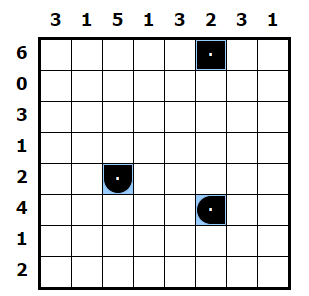
#> input picture images/puzzle8.PNG, 309 x 296 px
$ jupyter execute --allow-errors 'Battleship Solitaire Solver.ipynb'
#> lines starting #> are read from the running program, lines starting #| are printed output that depends on the picture
# Battleship Solitaire'i lahendaja

## Idee
Tegemist on lihtsa tehisintellektiga, mis lahendab pildi pealt Battleship Solitaire'i. Selle kasutamiseks lae üles pilt ning tehisintellekt lahendab selle su eest ära.

Hetkeseisuga saab mäng aru lehest https://www.puzzle-battleships.com/

## Autorid
Oliver Savolainen, Märt Tender, Kaur Vali

## Kasutatud funktsionaalsed blokid
- Pildituvastus, et selgitada ära hetkesed positsioonid.
- Lihtne reegite alusel intellekt.
- Katse-eksituse teel lahendaja.

## Impordid

[cell 1]
## Importid piltide jaoks
import cv2 as cv
import numpy as np
import matplotlib
from matplotlib import pyplot as plt
# listide kopeerimiseks
from copy import copy, deepcopy

## Pildituvastuse osa

[cell 2]
#Loe pilt
img_rgb = cv.imread('images/puzzle8.PNG')
#> img_rgb is the input picture: shape (296, 309, 3); mean B, G, R 228.3, 228, 227.7
# Mustvalge igaks juhuks
img_gray = cv.cvtColor(img_rgb, cv.COLOR_BGR2GRAY)

plt.figure(figsize=(4,4))
plt.imshow(img_rgb)

[cell 3]
#meetod matchTemplate kasutades ruutude asukohtade leidmiseks
#iga erineva ruudu kohta on 5 versiooni template, et kindlasti kõik ruudud üles leida ja vältida, millegi mitte nägemist
#puzzle_rgb-pilt, templateFile - template, mida kasutatakse, version - versioon kaustas
# allFound - järjend, kus kõik asukohad kirjas
def findTemplate(puzzle_rgb,templateFile,version,allFound):
    template = cv.imread('images/' + 'square'+templateFile+'/' + version + '.PNG')
    templates = []
    #lisame template 4 erinevat pidi, et kõikvõimalikud leitakse
    templates.append(template)
    templates.append(cv.rotate(template, cv.ROTATE_90_COUNTERCLOCKWISE))
    templates.append(cv.rotate(template, cv.ROTATE_90_CLOCKWISE))
    templates.append(cv.rotate(template, cv.ROTATE_180))
    w, h = template.shape[::-2]
    for i in range(len(templates)):
        res = cv.matchTemplate(puzzle_rgb,templates[i], cv.TM_CCOEFF_NORMED)
        #0.96 hetkel maksimaalne threshold, mis leiab pea alati mingi versiooni lauast
        # kõrgema korral enamasti mingeid ruutusid ei leia, madalama korral merd ja tühja ruutu tihti ei eristata
        threshold = 0.96
        loc = np.where(res >= threshold)
        for pt in zip(*loc[::-1]):
            alreadyThere = False
            for found in allFound:
                #iga leitud asukoha korral kontrollime ega tegemist pole juba leitud ruuduga
                if abs(found[0] - pt[0]) < 10 and abs(found[1]-pt[1]) < 10:
                    alreadyThere = True
                    break
            if not alreadyThere:
                #kui pole varem leitud ruut, lisame vastavalt nimele selle allFoundi
                #'None' template ehk hetkel tühi ruut on None tüüpi
                if templateFile == 'None':
                    allFound.append((pt[0],pt[1],None))
                #2 korral ehk poolringi taolisel ruudul on 4 erinevat varianti, nii et anname vastavalt järjekorrale õige variandi
                elif templateFile == '2':
                    allFound.append((pt[0],pt[1],int(templateFile)*(i+1)))
                else:
                    allFound.append((pt[0],pt[1],int(templateFile)))
                # rectangle(pilt, algusnurk (koordinaadid), lõppnurk, värv (BGR), joone paksus)
                cv.rectangle(puzzle_rgb, pt, (pt[0]+w, pt[1]+h), (0,255,255), 1)

[cell 4]
#meetod kõikide ruutude leidmiseks ja kontrolliks, kas järjendi pikkus on ruut (siin maksimaalne 15x15, aga saab lihtsalt muuta)
def getPuzzle(img_rgb):
    allFound = []
    templates = ['0','2','1','5','None']
    for template in templates:
        for i in range(1,6):
            img_copy = img_rgb.copy()
            findTemplate(img_copy,template,'Version' + str(i),allFound)
    for i in range(1,16):
        if len(allFound) == i**2 or len(allFound) + 1 == i**2:
            return allFound
    return None

[cell 5]
# meetod asukohtade sorteerimiseks ja seejärel rea ja veeru kaupa täpsustamiseks asukohta, et ühtlased read ja veerud saada
#kasutatakse nii numbrite kui ka ruutude jaoks
# [15 lines left out: function levelRowsAndColumns, not called in this run]

[cell 6]
#kui pikkus 1 võrra ruudust lühem, leiame selle asukoha ja lisame järjendisse tühja ruuduna
#võib tekitada probleeme, kui tegelikult seal asukohas pole tühi ruut, aga üldiselt peaks töökindlamaks tegema programmi
# [32 lines left out: function fixMissingOne, not called in this run]

[cell 7]
#lõplikusse järjendite järjendisse viimine
# [30 lines left out: function coordinatesToArray, not called in this run]

[cell 8]
#leiame templatede abil veergude ja ridade täidetud ruutude arvud
# [24 lines left out: function findNumbers, not called in this run]

## Reeglipõhise lahendamise osa

### Algväärtused, mida on vaja jooksutamiseks:
Need on väärtustatud mängimise sektsioonis
* dim - mänguvälju küljepikkus
* field - mänguväli (dim x dim maatriks), kus:
    * None on tühjus
    * 1, 2, 4, 5, 6, 8 tähistavad eri kujuga laevatükke
    * 0 tähistab vett
* up - laevade kogused veergudes
* side - laevade kogused ridades
* largest - kõige pikema laeva pikkus

[cell 9]
# kui mingil real või veerul peab olema null laeva, siis teeme vastavalt terve rea või veeru mereks
# [10 lines left out: function zeros, not called in this run]

[cell 10]
# koordinaadil (x,y) oleva ruudu muutmine mereks juhul,
# kui sealne koht on veel täitmata ja see koht on mänguvälja piirides
# [49 lines left out: functions set_sea, set_ship, sides_sea, not called in this run]

[cell 11]
# loe ära mitu laevatükki on vastavas reas või veerus
# [31 lines left out: functions count_ships, all_sea, not called in this run]

[cell 12]
# loe ära mitu meretükki on vastavas reas või veerus
# [29 lines left out: functions count_sea, all_ship, not called in this run]

[cell 13]
# kõntrolli kas koordinaat (x,y) on mänguväljalt maas OR kas seal asub meri
# [21 lines left out: functions sea_or_off, fives, not called in this run]

[cell 14]
# kas koordinaadil (x,y) asub laevatükk
# [4 lines left out: function check_ship, not called in this run]


# abimeetod, et ilma erindit põhjustamata listist elemente eemaldada
def remove_if(arr, el):
    if el in arr:
        arr.remove(el)


# juhul kui koordinaadil (x,y) asub laevatükk väärtusega 3, siis võimaluse korral selgita välja laevatüki tegelik kuju
# [62 lines left out: function fix, not called in this run]

[cell 15]
# mitu iga kujuga laeva on veel mänguväljale paigutamata
# [27 lines left out: function ships_remaining, not called in this run]

[cell 16]
# mitmesse kohta mänguväljal mahuks antud suurusega laev
# mõistlik välja kutsuda ainult kõige suurema paigutamata laeva pikkusega
# [38 lines left out: function fits_size, not called in this run]

[cell 17]
# abimeetod, fill_largest() meetodis kasutamiseks
# fill_largest() leiab koha, kuhu laev tuleb panna ja siis juhul, kui laev on horisontaalne,
# kutsub välja käesoleva meetodi, et laev ja võimaluse korral otsdes olev meri, päriselt mälnguväljale panna
# [112 lines left out: functions fill_horizontal, fill_vertical, fill_largest, not called in this run]

[cell 18]
# abimeetod väljaku printimiseks, kusjuures loetavuse huvides asendatakse None-id 7-tega
# [54 lines left out: functions print_field, rules, not called in this run]

## Katse-Eksituse teel lahendamine

Juhul kui reeglitepõhine lahendus, et osanud leida lahendust, siis üritame katse-eksitus meetodiga leida sobivat lahendust.

[cell 19]
# [162 lines left out: function tryRandom, not called in this run]

def setField(inputField):
    global field
    field = deepcopy(inputField)

## Mängimine

See on funktsioon, mille väljakutsumisega saab jooksutada kogu mängu ja saada tulemus

[cell 20]
# [50 lines left out: function prettifyPrint, not called in this run]

[cell 21]
# mängimiseks vajalikud globaalsed muutujad, algväärtustame, kui seda välja jooksutada
dim = -1
largest = -1
field = []
up = []
side = []
ships_goal = []
# kas viimase tsükliiteratsiooni käigus tehti mänguväljal mõni muudatus
change = False
# globaalne muutuja, et teada millal rekursioon lõpetada
stop_random = False

[cell 22]
def reset():
    global change, field, up, side, dim, largest, ships_goal, stop_random
    # mängimiseks vajalikud globaalsed muutujad, algväärtustame, kui seda välja jooksutada
    dim = -1
    largest = -1
    field = []
    up = []
    side = []
    ships_goal = []
    # kas viimase tsükliiteratsiooni käigus tehti mänguväljal mõni muudatus
    change = False
    stop_random = False

[cell 23]
# See meetod mängib läbi mängu
# img_path - mängulauast pildi path
def play(img_path):
#> called with img_path = 'images/puzzle6.PNG'
    reset()
    global change, field, up, side, dim, largest, ships_goal

    print("##################################")
    print("Algus!")

    # Loeme sisse pildi
    img_rgb = cv.imread(img_path)
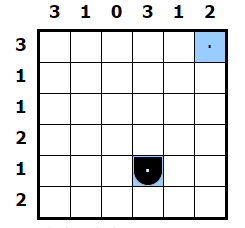
#> input picture images/puzzle6.PNG, 245 x 228 px
#> img_rgb is the input picture: shape (228, 245, 3); mean B, G, R 229.8, 228.8, 227.8

    # Leia pusle
    puzzle = getPuzzle(img_rgb)

    if puzzle == None:
        print("Tekkis viga pildi tuvastamisel!")
        print("##################################")
        reset()
        return

    field = coordinatesToArray(puzzle)
    dim = len(field)

    # Leiame numbrid
    up, side = findNumbers(img_rgb)

    if dim == 6:
        largest = 3
    elif dim == 8 or dim == 10:
        largest = 4
    elif dim == 15:
        largest = 5
    elif dim == 20:
        largest = 7
    elif dim == 25:
        largest = 8
    elif dim == 30:
        largest = 9
    else:
        print("Tundmatu suurusega mängulaud!")
        print("##################################")
        reset()
        return

    if len(up) != dim or len(side) != dim:
        print("Tabeli lugemisel tekkis viga")
        print("##################################")
        reset()
        return

    print("\nLeitud pusle:")
    prettifyPrint(field, side, up)

    # kui palju iga pikkusega laeva mänguväljal on
    # laevade pikkusega 1 kogus on largest
    # kõiki järgnevaid on ühe võrra vähem, kuni largest pikkuseni, milliseid laevu on 1
    ships_goal = [largest - i for i in range(largest)]

    print("Alustame lahendamist!")
    ## Lahendamine ja tulemuse kuvamine
    rules()

    if any(None in sub for sub in field):
        print("\nÜritame lahendust finaliseerida (võib kaua aega võtta)")
        tryRandom()

    print("\nLahendatud tabel:")
    prettifyPrint(field, side, up)

    print("\nLõpp!")
    print("##################################")
    reset()

## Näide 6x6

#> (a cell that did not finish here is left out)

## Näide 8x8

#> (a cell that did not finish here is left out)


#> (a cell that did not finish here is left out)

#> call 3 of play, with img_path = 'images/puzzle8_2.PNG'
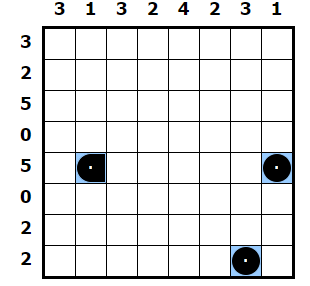
#> input picture images/puzzle8_2.PNG, 310 x 286 px
#> in play, img_rgb is the input picture: shape (286, 310, 3); mean B, G, R 228.1, 227.6, 227.2

## Näide 10x10

#> (a cell that did not finish here is left out)

#> call 4 of play, with img_path = 'images/puzzle10.PNG'
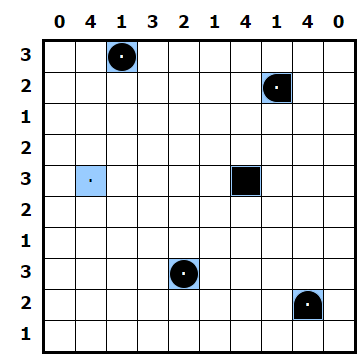
#> input picture images/puzzle10.PNG, 362 x 354 px
#> in play, img_rgb is the input picture: shape (354, 362, 3); mean B, G, R 227.4, 226.6, 225.8

#> (a cell that did not finish here is left out)

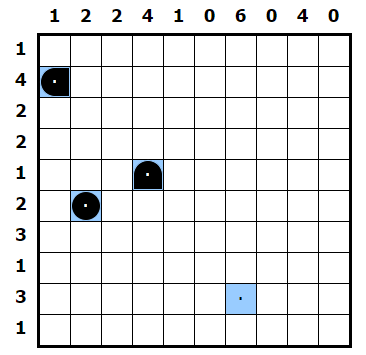
#> input picture images/puzzle10_2.PNG, 366 x 355 px
#> in play, img_rgb is the input picture: shape (355, 366, 3); mean B, G, R 230.4, 229.8, 229.2

## Näide 15x15
Kuna kasutusel on rekursioon, siis need on kõige aeglasemad

#> (a cell that did not finish here is left out)

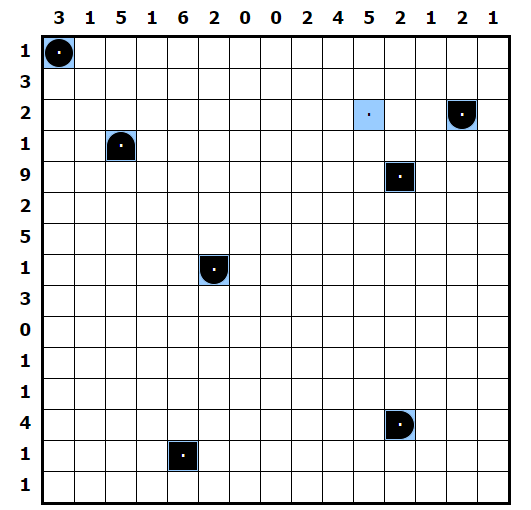
#> input picture images/puzzle15_2.PNG, 531 x 510 px
#> in play, img_rgb is the input picture: shape (510, 531, 3); mean B, G, R 231.2, 230.8, 230.4
